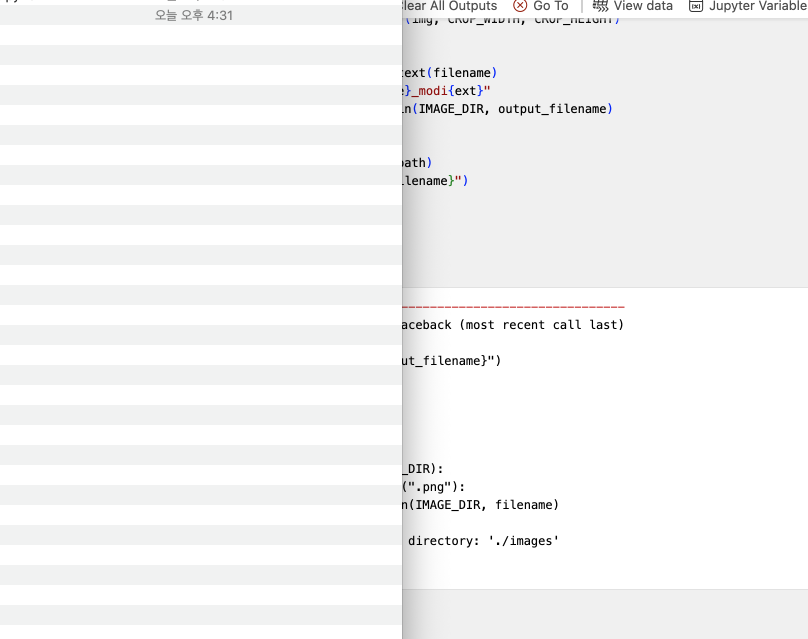
#> input picture image_crop_260111/images/스크린샷 2026-01-11 오후 4.31.59.png, 1616 x 1278 px (shown at 1/2 size); its folder holds only this picture in this run
$ jupyter execute image_crop_260111.ipynb
#> lines starting #> are read from the running program, lines starting #| are printed output that depends on the picture
#> in main, img is the input picture: PIL image 1616x1278 RGBA; mean R, G, B, A 244.7, 244.9, 245, 255
[cell 1]
import os
from PIL import Image

# 이미지 폴더 경로
IMAGE_DIR = "./images"

# 크롭 크기
CROP_WIDTH = 400
CROP_HEIGHT = 200

def crop_center(image, crop_width, crop_height):
    """이미지 중앙 기준으로 크롭"""
#> called with crop_width = 400, crop_height = 200
    img_width, img_height = image.size
#> img_width = 1616; img_height = 1278

    left = (img_width - crop_width) // 2
#> left = 608
    top = (img_height - crop_height) // 2
#> top = 539
    right = left + crop_width
#> right = 1008
    bottom = top + crop_height
#> bottom = 739

    return image.crop((left, top, right, bottom))
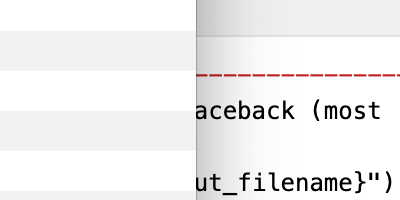
#> returned value: PIL image 400x200 RGBA; mean R, G, B, A 240.3, 239.7, 239.7, 255

def main():
    for filename in os.listdir(IMAGE_DIR):
        if filename.lower().endswith(".png"):
            input_path = os.path.join(IMAGE_DIR, filename)

            # 이미지 열기
            with Image.open(input_path) as img:
                # 이미지 크기가 크롭보다 작은 경우 스킵
                if img.width < CROP_WIDTH or img.height < CROP_HEIGHT:
                    print(f"Skipping (too small): {filename}")
                    continue

                cropped_img = crop_center(img, CROP_WIDTH, CROP_HEIGHT)

                # 파일명 처리
                name, ext = os.path.splitext(filename)
                output_filename = f"{name}_modi{ext}"
                output_path = os.path.join(IMAGE_DIR, output_filename)

                # 저장
                cropped_img.save(output_path)
                print(f"Saved: {output_filename}")

if __name__ == "__main__":
    main()
